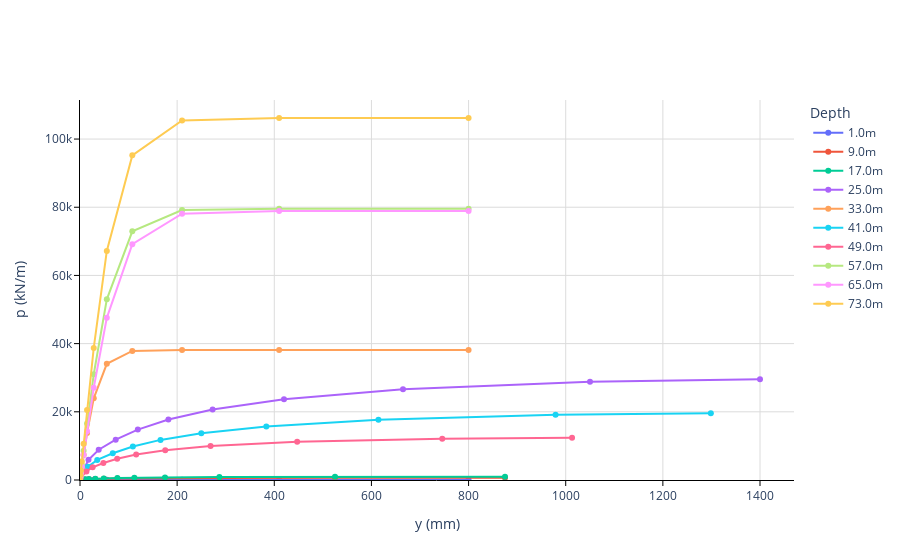

The notebook cell this image was saved under:
### Markdown cell above
### Calculate p-y curves

### Code cell
cpt_data.calc_p_y_curve(pile, monotonic = True, isotropy = True, interval = 1.0, y_range = 800, plot_fig = True, Clay_type = Clay_type.Gulf_of_Mexico)

### Figure 1 — Plotly figure (JSON) as saved in the notebook; plotly's stock layout.template omitted (floating-point values rounded to 4 significant figures)
{"data": [{"mode": "lines+markers", "name": "1.0m", "type": "scatter", "x": [0, 1, 1.951, 3.807, 7.429, 14.5, 28.28, 55.19, 107.7, 210.1, 410.0, 800.0], "y": [0, 22.86, 41.21, 63.41, 75.5, 77.11, 77.13, 77.13, 77.13, 77.13, 77.13, 77.13]}, {"mode": "lines+markers", "name": "9.0m", "type": "scatter", "x": [0, 1.05, 10.5, 18.55, 31.5, 49, 77, 112, 175.0, 287.0, 525, 875], "y": [0, 33.96, 135.8, 203.7, 271.7, 339.6, 407.5, 475.4, 543.3, 611.2, 662.2, 679.1]}, {"mode": "lines+markers", "name": "17.0m", "type": "scatter", "x": [0, 1.05, 10.5, 18.55, 31.5, 49, 77, 112, 175.0, 287.0, 525, 875], "y": [0, 47.16, 188.7, 283.0, 377.3, 471.6, 566.0, 660.3, 754.6, 849.0, 919.7, 943.3]}, {"mode": "lines+markers", "name": "25.0m", "type": "scatter", "x": [0, 1.75, 17.5, 38.5, 73.5, 119.0, 182, 273, 420, 665, 1050, 1400.0], "y": [0, 1479.0, 5916.0, 8874.0, 11830.0, 14790.0, 17750.0, 20710.0, 23660.0, 26620.0, 28840.0, 29580.0]}, {"mode": "lines+markers", "name": "33.0m", "type": "scatter", "x": [0, 1, 1.951, 3.807, 7.429, 14.5, 28.28, 55.19, 107.7, 210.1, 410.0, 800.0], "y": [0, 994.8, 1940.0, 3776.0, 7301.0, 13770.0, 23950.0, 34080.0, 37860.0, 38140.0, 38140.0, 38140.0]}, {"mode": "lines+markers", "name": "41.0m", "type": "scatter", "x": [0, 1.649, 16.49, 35.46, 67.43, 108.9, 165.8, 249.7, 383.6, 614.4, 979.1, 1299.0], "y": [0, 980.1, 3920.0, 5881.0, 7841.0, 9801.0, 11760.0, 13720.0, 15680.0, 17640.0, 19110.0, 19600.0]}, {"mode": "lines+markers", "name": "49.0m", "type": "scatter", "x": [0, 1.326, 13.26, 26.0, 48.07, 76.61, 115.7, 175.5, 268.9, 447.1, 745.9, 1013.0], "y": [0, 621.2, 2485.0, 3727.0, 4970.0, 6212.0, 7455.0, 8697.0, 9940.0, 11180.0, 12110.0, 12420.0]}, {"mode": "lines+markers", "name": "57.0m", "type": "scatter", "x": [0, 1, 1.951, 3.807, 7.429, 14.5, 28.28, 55.19, 107.7, 210.1, 410.0, 800.0], "y": [0, 1158.0, 2259.0, 4405.0, 8570.0, 16540.0, 31020.0, 52980.0, 72920.0, 79200.0, 79550.0, 79550.0]}, {"mode": "lines+markers", "name": "65.0m", "type": "scatter", "x": [0, 1, 1.951, 3.807, 7.429, 14.5, 28.28, 55.19, 107.7, 210.1, 410.0, 800.0], "y": [0, 997.2, 1946.0, 3794.0, 7387.0, 14300.0, 27060.0, 47560.0, 69170.0, 78130.0, 78900.0, 78900.0]}, {"mode": "lines+markers", "name": "73.0m", "type": "scatter", "x": [0, 1, 1.951, 3.807, 7.429, 14.5, 28.28, 55.19, 107.7, 210.1, 410.0, 800.0], "y": [0, 1436.0, 2801.0, 5462.0, 10630.0, 20550.0, 38740.0, 67200.0, 95220.0, 105400.0, 106100.0, 106100.0]}], "layout": {"legend": {"title": {"text": "Depth"}}, "plot_bgcolor": "white", "xaxis": {"gridcolor": "gainsboro", "linecolor": "black", "range": [0, 1470.0], "showgrid": true, "tickcolor": "black", "ticks": "outside", "title": {"text": "y (mm)"}}, "yaxis": {"gridcolor": "gainsboro", "linecolor": "black", "range": [0, 111500.0], "showgrid": true, "tickcolor": "black", "ticks": "outside", "title": {"text": "p (kN/m)"}}}}
